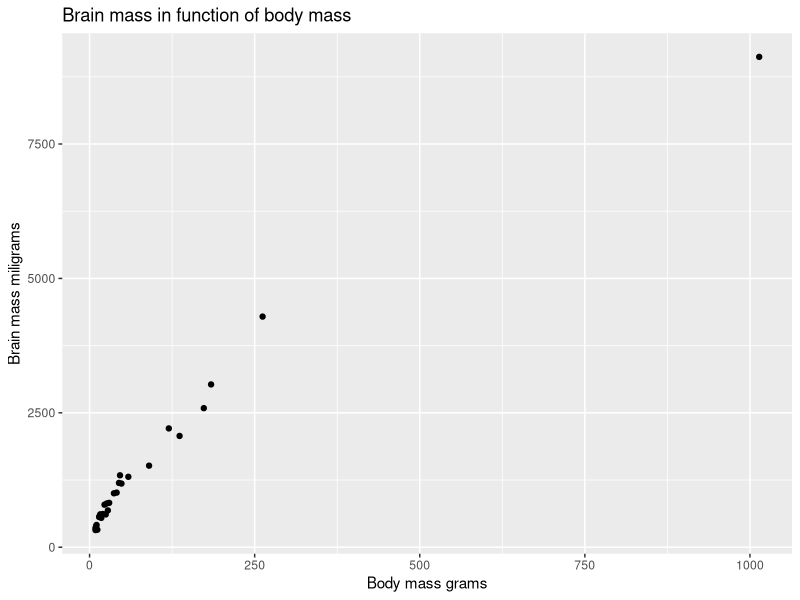
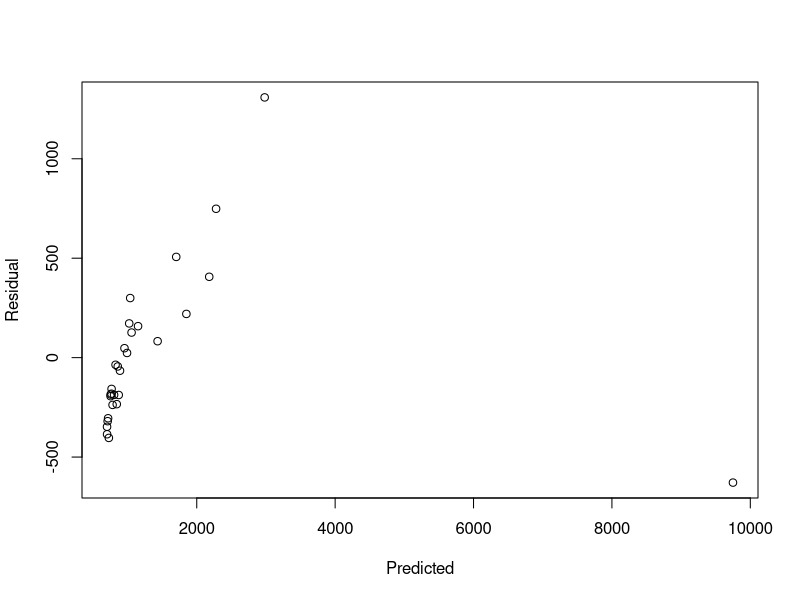
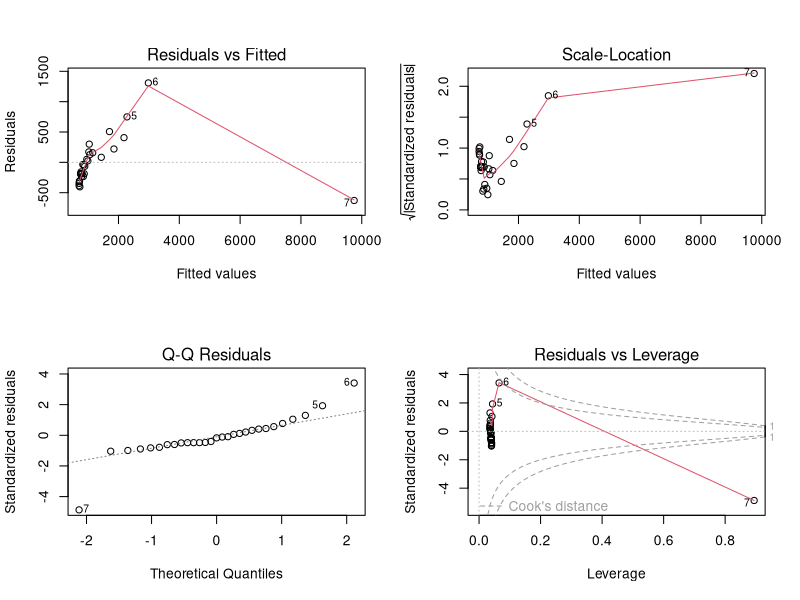
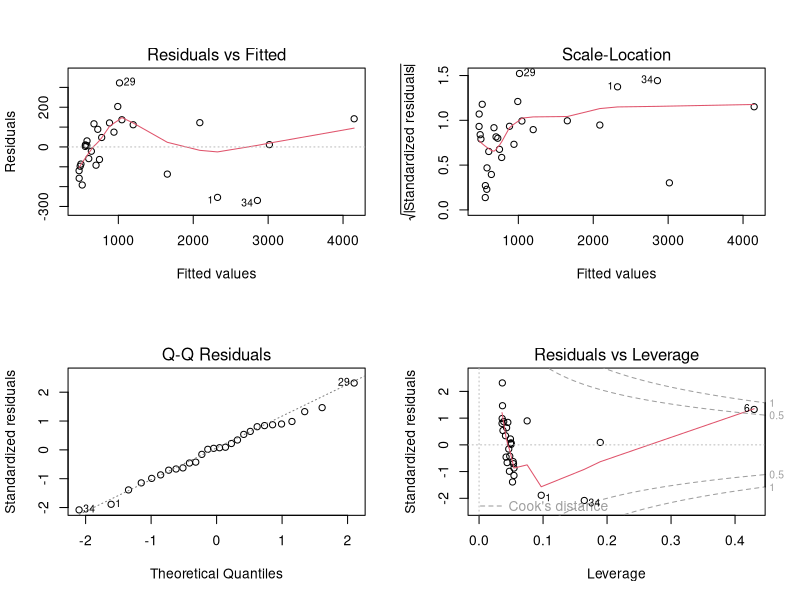
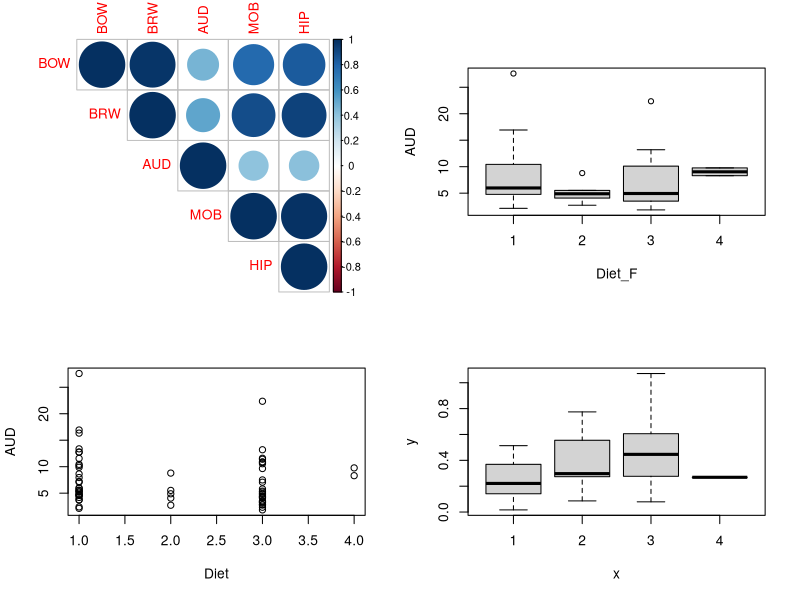

Source code (R) for these figures, in order:
## ---- chunk 1
knitr::opts_chunk$set(echo = TRUE)
## ---- chunk 2
myData <- read.table(file = "bats.csv",sep = ";",skip = 3,header = T)
names(myData)
## ---- chunk 3
phyto = myData[(myData$Diet==1),]
## ---- chunk 4
library(ggplot2)
ggplot(phyto, aes(x=BOW,y=BRW))+
  geom_point()+
  ggtitle("Brain mass in function of body mass")+
  xlab("Body mass grams")+
  ylab("Brain mass miligrams")
## ---- chunk 5
regression=lm(BRW~BOW,data=phyto)
regression
## ---- chunk 6
summary(regression)
## ---- chunk 7
anova(regression)
## ---- chunk 8
plot(regression$fitted.values,regression$residuals,xlab="Predicted",ylab="Residual")
## ---- chunk 9
par(mfcol=c(2,2))
plot(regression)
## ---- chunk 10

phytobis=phyto[which(phyto$BRW<8000),]
regressionbis=lm(BRW ~ BOW,data=phytobis)
summary(regressionbis)
## ---- chunk 11
par(mfcol=c(2,2))
plot(regressionbis)
## ---- chunk 12
library(corrplot)
phytoNum=phyto[,c(4:8)]
mat.cor=cor(phytoNum)
corrplot(mat.cor, type= "upper")
## ---- chunk 13
cor.test(phyto$BRW,phyto$HIP)
cor.test(phyto$BRW,phyto$MOB)
cor.test(phyto$BRW,phyto$AUD)
## ---- chunk 14
regm=lm(BRW~AUD+MOB+HIP,data=phytobis)
summary(regm)
anova(regm)
## ---- chunk 15
cor.test(phyto$MOB,phyto$HIP)
## ---- chunk 16
regmbis=lm(BRW~AUD+MOB,data=phytobis)
summary(regmbis)
anova(regmbis)
## ---- chunk 17
reg0=lm(BRW~1,data = phyto)
stepreg= step(reg0,scope = BRW ~AUD + MOB +HIP, direction = "forward")
summary(stepreg)
## ---- chunk 18
reg0=lm(BRW~1,data = phyto)
stepreg2 = step(reg0,scope = BRW ~AUD + HIP , direction = "forward")
summary(stepreg2)
## ---- chunk 19
reg0=lm(BRW~1,data = phyto)
stepreg2 = step(reg0,scope = BRW ~AUD + MOB , direction = "forward")
summary(stepreg2)
## ---- chunk 20
myData$Diet_F = as.factor(myData$Diet)
with(myData,plot(AUD~Diet))
with(myData,plot(AUD~Diet_F))
## ---- chunk 21
lm = lm(AUD~Diet_F,data=myData)
summary(lm)
anova(lm)
## ---- chunk 22
library(dplyr)
myData_with_ratio=myData %>% mutate(aud_to_bow_ratio=AUD/BOW) 

plot(myData_with_ratio$Diet_F,myData_with_ratio$aud_to_bow_ratio)
lmratio = lm(aud_to_bow_ratio~Diet_F,data=myData_with_ratio)
summary(lmratio)
anova(lmratio)

